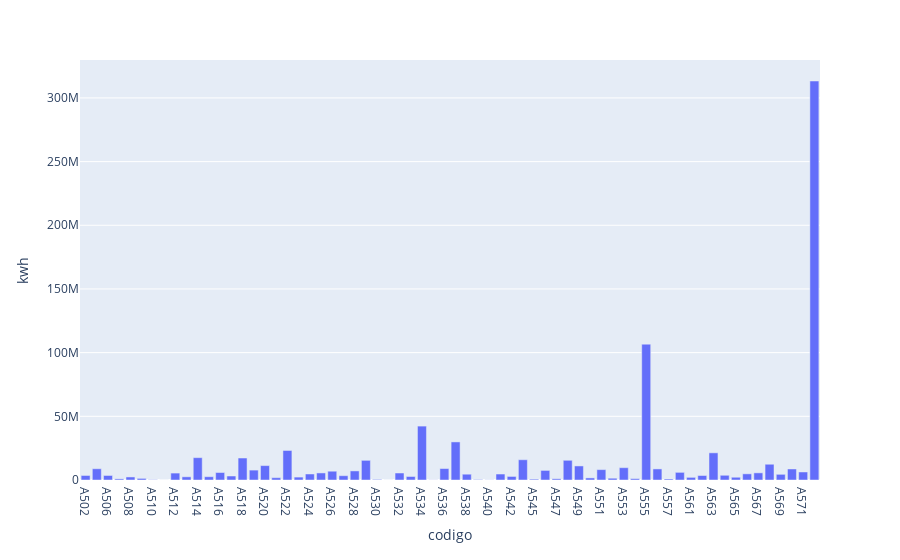

The code cell stored with this chart in its notebook:
### Code cell
planilha['Vestas'][['codigo','kwh']].plot(kind='bar', x='codigo', y='kwh')

### Figure 1 — Plotly figure (JSON) as saved in the notebook; plotly's stock layout.template omitted (floating-point values rounded to 4 significant figures)
{"data": [{"alignmentgroup": "True", "hovertemplate": "codigo=%{x}<br>kwh=%{y}<extra></extra>", "legendgroup": "", "marker": {"color": "#636efa", "pattern": {"shape": ""}}, "name": "", "offsetgroup": "", "orientation": "v", "showlegend": false, "textposition": "auto", "type": "bar", "x": ["A502", "A505", "A506", "A507", "A508", "A509", "A510", "A511", "A512", "A513", "A514", "A515", "A516", "A517", "A518", "A519", "A520", "A521", "A522", "A523", "A524", "A525", "A526", "A527", "A528", "A529", "A530", "A531", "A532", "A533", "A534", "A535", "A536", "A537", "A538", "A539", "A540", "A541", "A542", "A544", "A545", "A546", "A547", "A548", "A549", "A550", "A551", "A552", "A553", "A554", "A555", "A556", "A557", "A559", "A561", "A562", "A563", "A564", "A565", "A566", "A567", "A568", "A569", "A570", "A571", "F501"], "xaxis": "x", "y": [3555000.0, 8831000.0, 3552000.0, 896300.0, 2384000.0, 1257000.0, 210400.0, 26700.0, 5429000.0, 2505000.0, 17540000.0, 2580000.0, 5870000.0, 3134000.0, 17260000.0, 7776000.0, 11310000.0, 1815000.0, 23180000.0, 2280000.0, 4722000.0, 5546000.0, 6899000.0, 3377000.0, 7126000.0, 15440000.0, 459300.0, 25300.0, 5493000.0, 2754000.0, 42320000.0, 89550.0, 8983000.0, 29900000.0, 4557000.0, 337900.0, 97570.0, 4688000.0, 2793000.0, 15910000.0, 667800.0, 7532000.0, 958100.0, 15470000.0, 11040000.0, 1640000.0, 8150000.0, 1393000.0, 9663000.0, 1064000.0, 106700000.0, 8692000.0, 802400.0, 6006000.0, 2081000.0, 3532000.0, 21340000.0, 3707000.0, 2161000.0, 4845000.0, 5613000.0, 12370000.0, 4462000.0, 8652000.0, 6296000.0, 313300000.0], "yaxis": "y"}], "layout": {"barmode": "relative", "legend": {"tracegroupgap": 0}, "margin": {"t": 60}, "xaxis": {"anchor": "y", "domain": [0, 1], "title": {"text": "codigo"}}, "yaxis": {"anchor": "x", "domain": [0, 1], "title": {"text": "kwh"}}}}
